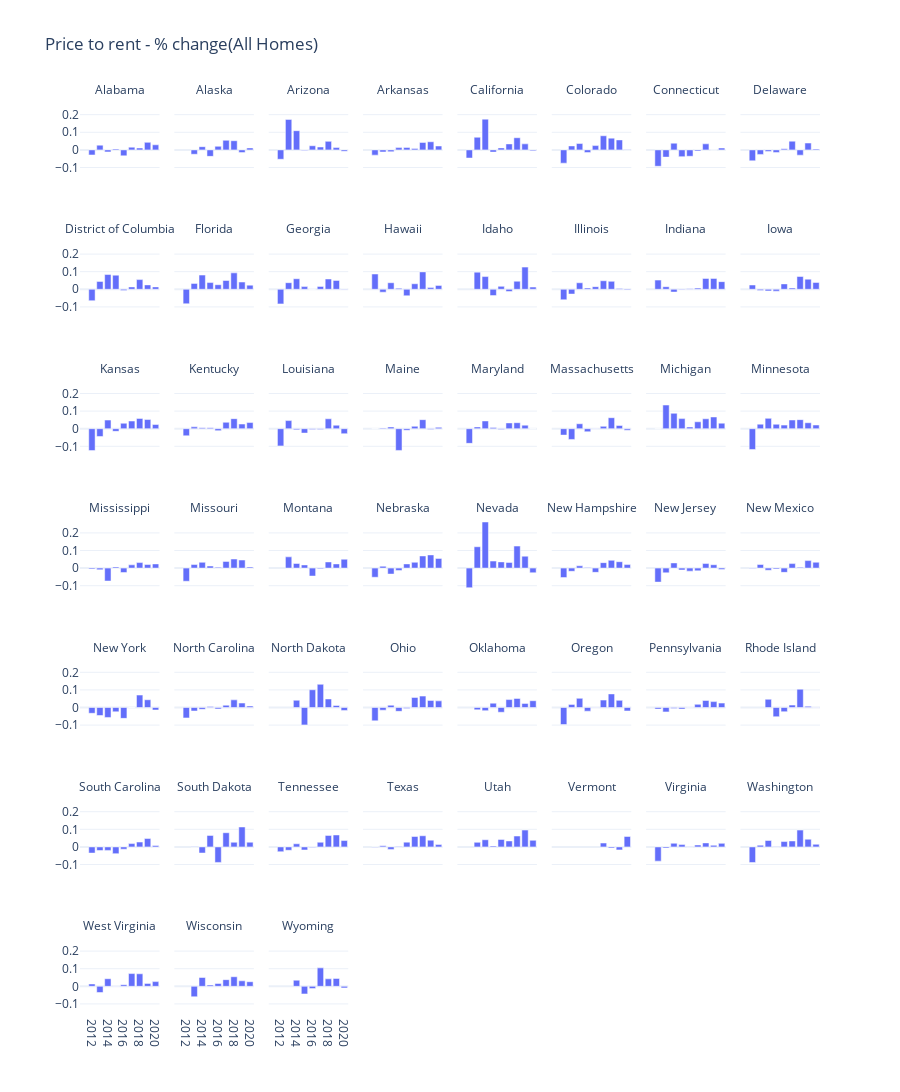

The code cell stored with this chart in its notebook:
### Code cell
fig = px.bar(df_y.sort_values(by=['RegionName', 'Date']),
              x="Date", 
              y="pct_change",
              facet_col='RegionName', 
              facet_col_wrap=8,
              title='Price to rent - % change(All Homes)',
              template="plotly_white",
              labels= {'RegionName':'',
                       'Date':'',
                      'pct_change':''},
              height=1200)
fig.update_layout(uniformtext_minsize=3, uniformtext_mode='hide')

# Show only values on facet labels
fig.for_each_annotation(lambda a: a.update(text=a.text.replace("=", "")))
fig.show()
